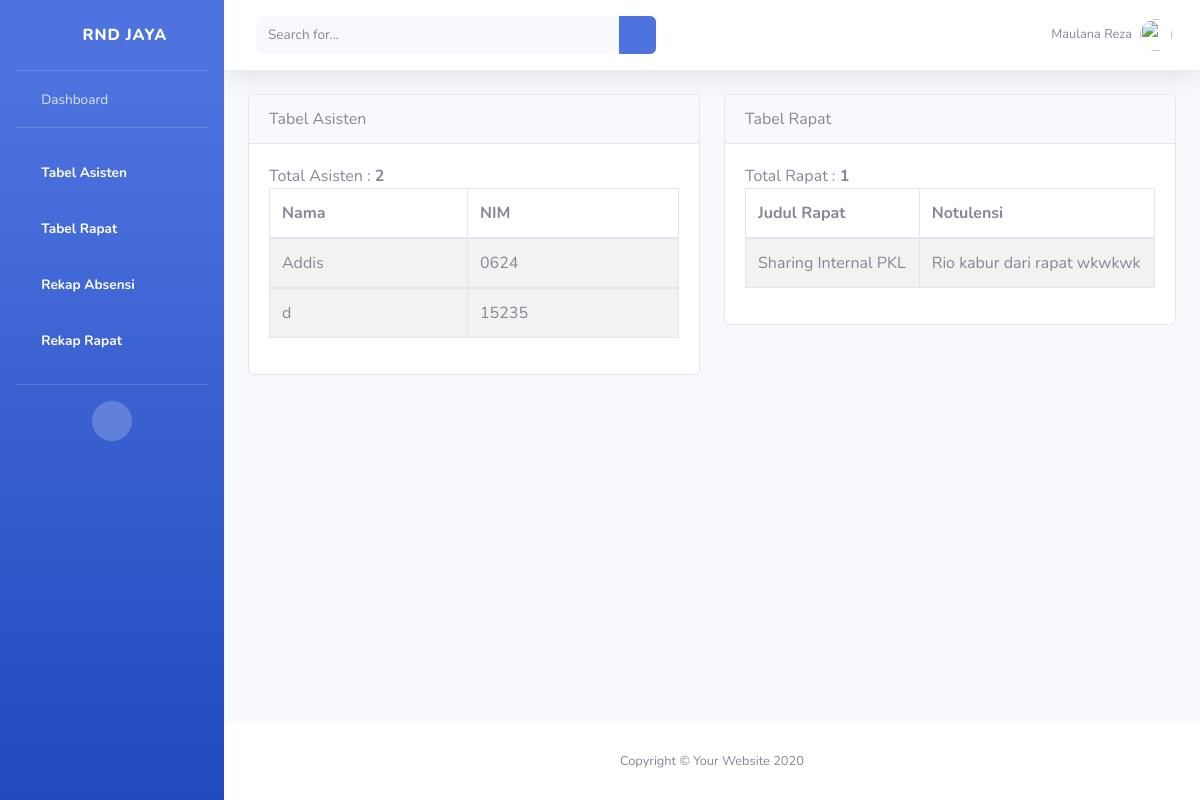
The app's page /, older data.
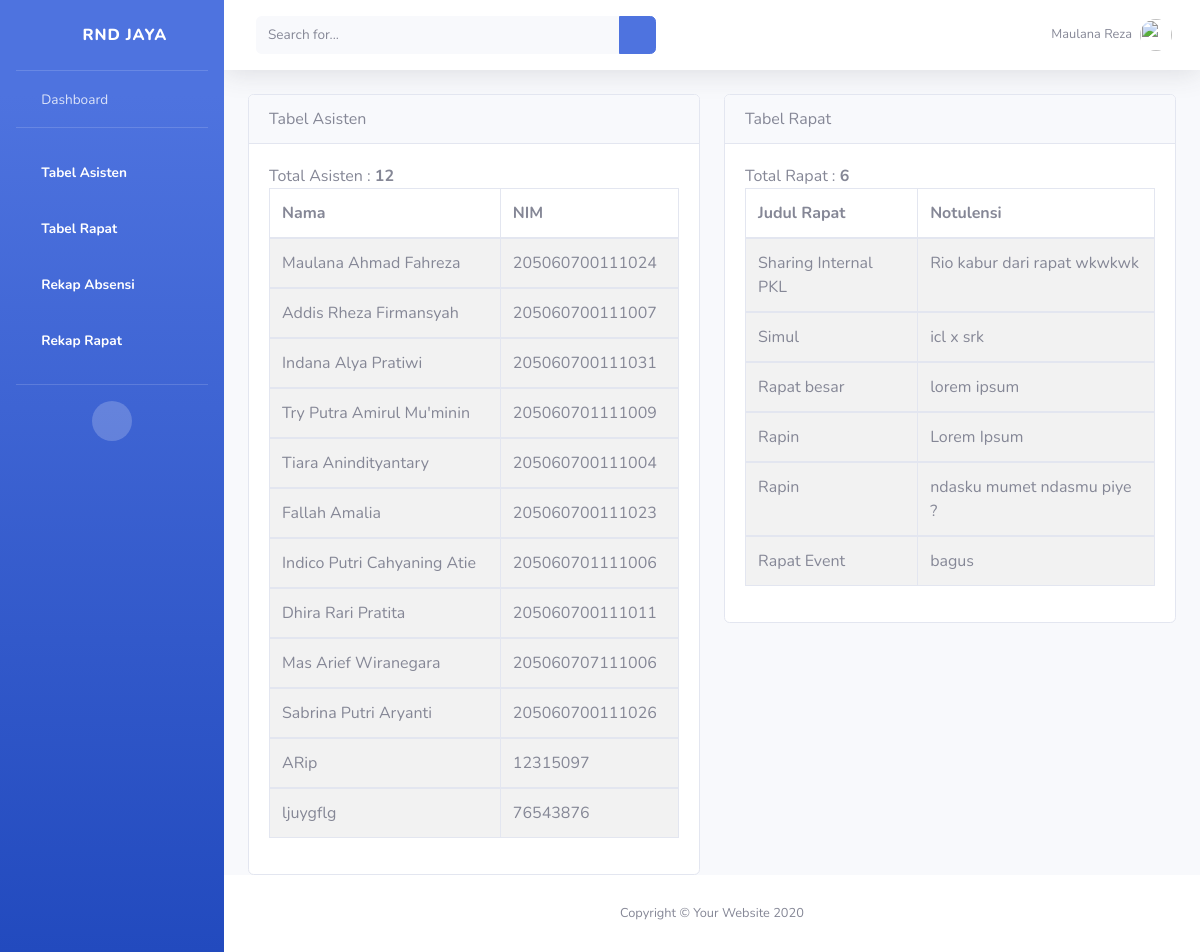
The same page, newer data.
### notulensi_app/models.py (models this page shows, shortened)
class Asisten(models.Model):
  nim = models.CharField(max_length=30, primary_key=True, null=False)
  nama = models.CharField(max_length=100)

class Rapat(models.Model):
  topik = models.CharField(max_length=50)
  notulensi = models.TextField()

### notulensi_app/views.py (the view)
# urls.py: 2. Add a URL to urlpatterns:  path('', views.home, name='home')
def home(request):
  asist = Asisten.objects.all()
  totalasis = len(asist)
  rapat = Rapat.objects.all()
  totalrapat = len(rapat)
  return render(request, 'index.html', {
    "asisten" : asist,
    "totalasis" : totalasis,
    "rapat" : rapat,
    "totalrapat" : totalrapat,
  })

### notulensi_app/templates/index.html (shortened to what the changed rows need)
{% load static %}
<!DOCTYPE html>
<html lang="en">
<head>
    <link href="{% static 'website/vendor/fontawesome-free/css/all.min.css' %}" rel="stylesheet" type="text/css">
    <link href="{% static 'website/css/sb-admin-2.min.css'%}" rel="stylesheet">
    <link href="{% static 'website/vendor/datatables/dataTables.bootstrap4.min.css'%}" rel="stylesheet">
</head>
<body id="page-top">
    <div id="wrapper">
        <div id="content-wrapper" class="d-flex flex-column">
            <div id="content">
                <div class="container-fluid">
                    <div class="row">
                        <div class="col-sm">
                            <div class="card">
                                <div class="card-body">
                                Total Asisten : <strong>{{ totalasis }}</strong>
                                 <table class="table table-striped table-bordered">
                                     <thead>
                                         <tr>
                                            <th>Nama</th>
                                            <th>NIM</th>
                                        </tr>
                                     </thead>
                                     <tbody>
                                        {% for user in asisten %}
                                        <td> {{user.nama}} </td>
                                        <td> {{user.nim}} </td>
                                     </tbody>
                                     {% endfor %}
                                 </table>
                                </div>
                              </div>
                        </div>
                        <div class="col-sm">
                            <div class="card">
                                <div class="card-body">
                                    Total Rapat : <strong> {{ totalrapat }} </strong>
                                  <table class="table table-bordered table-striped">
                                    <thead>
                                        <tr>
                                            <th>Judul Rapat </th>
                                            <th>Notulensi</th>
                                        </tr>
                                    </thead>
                                    <tbody>
                                        {% for item in rapat %}
                                        <tr>
                                            <td> {{item.topik}}     </td>
                                            <td> {{item.notulensi}} </td>
                                        </tr>
                                    </tbody>
                                    {% endfor %}
                                  </table>
                                </div>
                              </div>
                        </div>
                    </div>
                </div>
            </div>
        </div>
    </div>
</body>
</html>

Row changes from the older to the newer data that the page shows:
removed Asisten: nama "Addis", nim "0624"
removed Asisten: nama "d", nim "15235"
added Asisten: nama "Maulana Ahmad Fahreza", nim "205060700111024"
added Asisten: nama "Addis Rheza Firmansyah", nim "205060700111007"
added Asisten: nama "Indana Alya Pratiwi", nim "205060700111031"
added Asisten: nama "Try Putra Amirul Mu'minin", nim "205060701111009"
added Asisten: nama "Tiara Anindityantary", nim "205060700111004"
added Asisten: nama "Fallah Amalia", nim "205060700111023"
added Asisten: nama "Indico Putri Cahyaning Atie", nim "205060701111006"
added Asisten: nama "Dhira Rari Pratita", nim "205060700111011"
added Asisten: nama "Mas Arief Wiranegara", nim "205060707111006"
added Asisten: nama "Sabrina Putri Aryanti", nim "205060700111026"
added Asisten: nama "ARip", nim "12315097"
added Asisten: nama "ljuygflg", nim "76543876"
added Rapat: topik "Simul", notulensi "icl x srk"
added Rapat: topik "Rapat besar", notulensi "lorem ipsum"
added Rapat: topik "Rapin", notulensi "Lorem Ipsum"
added Rapat: topik "Rapin", notulensi "ndasku mumet ndasmu piye ?"
added Rapat: topik "Rapat Event", notulensi "bagus"
Text that changed along with them:
{{ totalasis }}: "2" → "12"
{{ totalrapat }}: "1" → "6"
